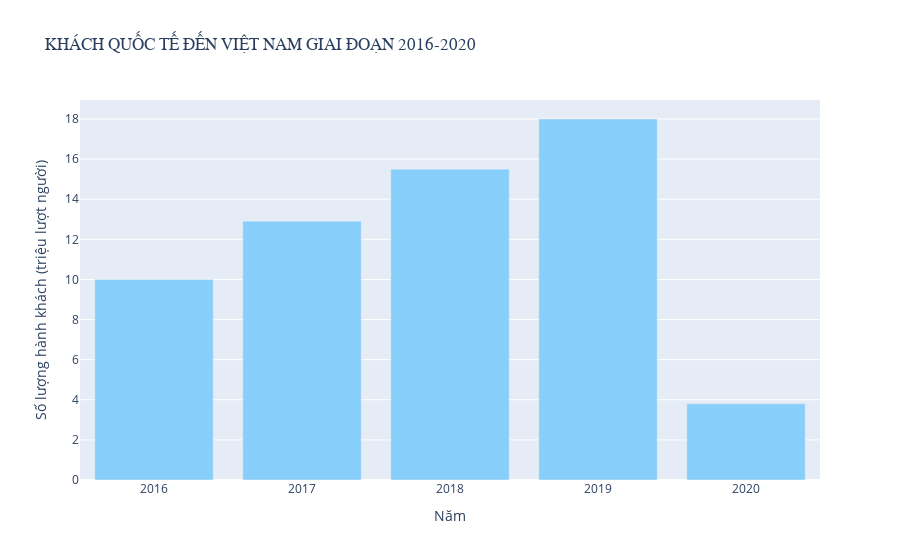

Notebook code for this chart:
### Markdown cell above
**LỆNH HẠN CHẾ BAY, GIÃN CÁCH XÃ HỘI ĐÃ KHIẾN TOÀN BỘ CÁC ĐƯỜNG BAY QUỐC TẾ VÀ NHIỀU ĐƯỜNG BAY NỘI ĐỊA PHẢI ĐÓNG CỬA**

Nhu cầu vận tải hành khách suy giảm khiến thị trường hàng không gặp nhiều khó khăn. Sau khi ghi nhận mức giảm mạnh nhất lần lượt là 86,5% và 87,7% trong tháng 4 và tháng 5 do dịch bệnh bùng phát, tuy đã dần hồi phục trong các tháng sau đó nhờ các chính sách kích cầu trong mùa du lịch, nhưng phần lớn là khách nội địa do các chuyến bay quốc tế (chiếm khoảng 60% tổng lượng hành khách luân chuyển của các hãng máy bay trong năm 2019) vẫn chưa được mở lại. Tính chung cả năm 2020, lượng hành khách vận chuyển chỉ đạt 34,8 triệu khách (-61,3 %yoy), trong đó khách quốc tế đạt hơn 3 triệu HK (-78,87% yoy), khách nội địa đạt 31,7 triệu HK (-24,93% yoy).

### Code cell
years = np.array([2016, 2017 , 2018 , 2019 , 2020])
customers = np.array([10.0 , 12.9 , 15.5 , 18.0 , 3.8])
fig = go.Figure([go.Bar(x=years,y=customers,marker_color='lightskyblue')])
fig.update_layout(title='KHÁCH QUỐC TẾ ĐẾN VIỆT NAM GIAI ĐOẠN 2016-2020',
                   xaxis_title=' Năm ',
                   yaxis_title=' Số lượng hành khách (triệu lượt người) ',
                   title_font_family="Times New Roman")
fig.show()

### Figure 1 — Plotly figure (JSON) as saved in the notebook; plotly's stock layout.template omitted (floating-point values rounded to 4 significant figures)
{"data": [{"marker": {"color": "lightskyblue"}, "type": "bar", "x": [2016, 2017, 2018, 2019, 2020], "y": [10, 12.9, 15.5, 18, 3.8]}], "layout": {"title": {"font": {"family": "Times New Roman"}, "text": "KHÁCH QUỐC TẾ ĐẾN VIỆT NAM GIAI ĐOẠN 2016-2020"}, "xaxis": {"title": {"text": " Năm "}}, "yaxis": {"title": {"text": " Số lượng hành khách (triệu lượt người) "}}}}
